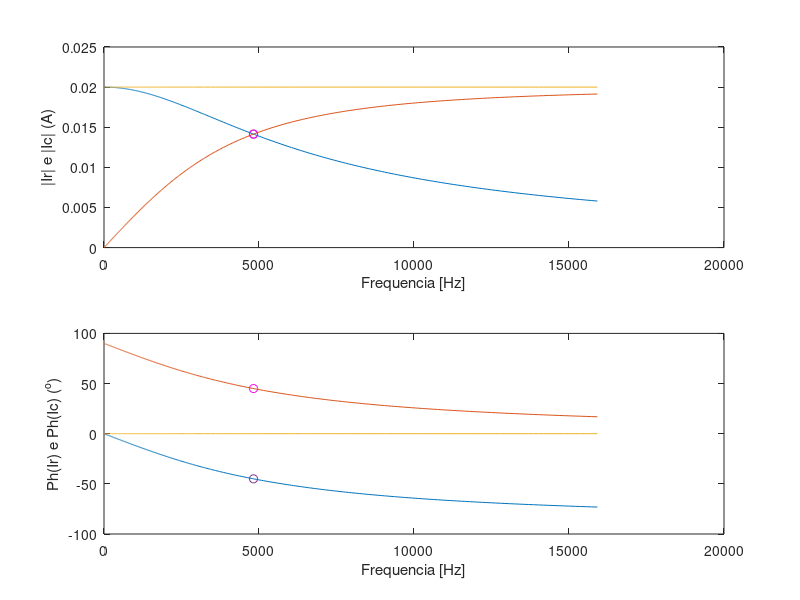

Here is the MATLAB script that generated this plot:
## CIRCUITOS PARALELO

% Ir(w) e Ic(w)


## organizacao das equacoes necessairas
%I = Ir + Ic
%Ir = (1/(j*w*C))/((R + 1)/(j*w*C))
%V = R*Ir = (1/(j*w*C))*Ic
%Ir = (1/(j*w*C))/(R*Ic)
%Ic = R/(1/(j*w*C))Ir
%I = Ir + Ic
%I = Ir + R/(1/(j*w*C))Ir
%(1/(j*w*C))*I = (1/(j*w*C))*Ir + R*Ir
%((1/(j*w*C)) + R)*Ir = (1/(j*w*C))*I
%1/(wC) = R
%1 = wRC
%w = 1/(RC)


I = 20e-3;
R = 150;
C = 220e-9;
w = logspace(0, 5, 1000);
w_c = 1/(R*C);

Ir = (1./(j*w*C))./((1./(j*w*C)) + R)*I;
Ic = (R)./((1./(j*w*C)) + R)*I;

Irc = (1./(j*w_c*C))./((1./(j*w_c*C)) + R)*I;
Icc = (R)./((1./(j*w_c*C)) + R)*I;



figure(1)
subplot(211), plot(w/(2*pi), abs(Ir), w/(2*pi), abs(Ic), w/(2*pi), abs(Ir+Ic), w_c/(2*pi), abs(Irc), 'o-', w_c/(2*pi), abs(Icc), 'om')
xlabel('Frequencia [Hz]'), ylabel('|Ir| e |Ic| (A)')
subplot(212), plot(w/(2*pi), angle(Ir)*180/pi, w/(2*pi), angle(Ic)*180/pi, w/(2*pi), angle(Ir+Ic)*180/pi, w_c/(2*pi), angle(Irc)*180/pi,'o-', w_c/(2*pi), angle(Icc)*180/pi,'om')
xlabel('Frequencia [Hz]'), ylabel('Ph(Ir) e Ph(Ic) (^o)')

